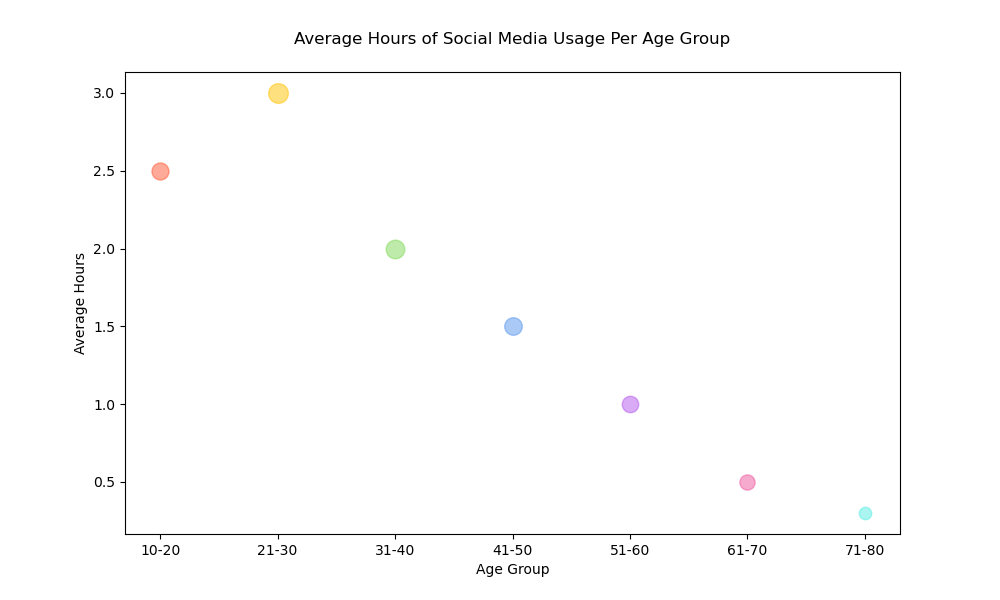

Generate this figure with Python:

import matplotlib.pyplot as plt

# Data
age_groups = ['10-20', '21-30', '31-40', '41-50', '51-60', '61-70', '71-80']
average_hours = [2.5, 3.0, 2.0, 1.5, 1.0, 0.5, 0.3]
population = [1500, 2000, 1800, 1600, 1400, 1200, 800]
colors = ['#FF5733', '#FFC300', '#7ED957', '#5797ED', '#B457ED', '#ED579E', '#57EDE3']
sizes = [i / 10 for i in population]  # Making the population numbers work for bubble sizes

fig, ax = plt.subplots(figsize=(10, 6))  # Modify width and height of the chart

# Bubble chart
for i in range(len(age_groups)):
    ax.scatter(age_groups[i], average_hours[i], s=sizes[i], alpha=0.5, color=colors[i])

# Title and labels
ax.set_title('Average Hours of Social Media Usage Per Age Group', pad=20)
ax.set_xlabel('Age Group')
ax.set_ylabel('Average Hours')

plt.show()
